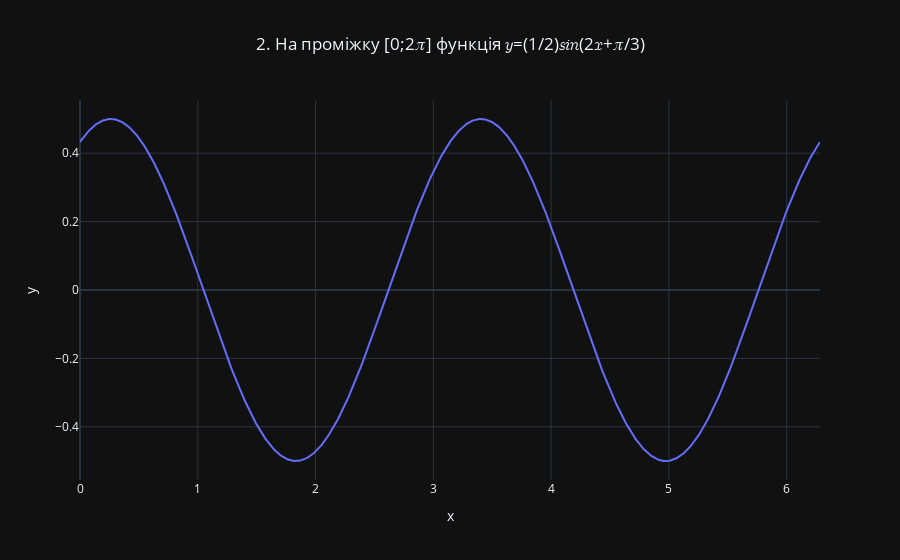

The code cell stored with this chart in its notebook:
### Code cell
# Генерація значень x на проміжку [0, 2π]
x = np.linspace(0, 2 * np.pi, 1000)

# Обчислення значень y за заданою функцією
y = (1/2) * np.sin(2 * x + (np.pi/3))

fig = px.line(x=x, y=y, title='2. На проміжку [0;2𝜋] функція 𝑦=(1/2)𝑠𝑖𝑛(2𝑥+𝜋/3)')

fig.update_layout(title_x=0.5)

fig.show()

### Figure 1 — Plotly figure (JSON) as saved in the notebook; plotly's stock layout.template omitted (floating-point values rounded to 4 significant figures; data arrays with more than 128 entries replaced by an {"elided": "..."} marker saying what was removed)
{"data": [{"hovertemplate": "x=%{x}<br>y=%{y}<extra></extra>", "legendgroup": "", "line": {"color": "#636efa", "dash": "solid"}, "marker": {"symbol": "circle"}, "mode": "lines", "name": "", "orientation": "v", "showlegend": false, "x": {"elided": "1000 float values"}, "xaxis": "x", "y": {"elided": "1000 float values"}, "yaxis": "y", "type": "scatter"}], "layout": {"xaxis": {"anchor": "y", "domain": [0.0, 1.0], "title": {"text": "x"}}, "yaxis": {"anchor": "x", "domain": [0.0, 1.0], "title": {"text": "y"}}, "legend": {"tracegroupgap": 0}, "title": {"text": "2. На проміжку [0;2𝜋] функція 𝑦=(1/2)𝑠𝑖𝑛(2𝑥+𝜋/3)", "x": 0.5}}}
